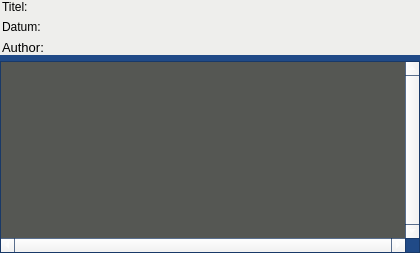
                 <widget class="DockPageTopicSummary" name="dockWidget_2">
                  <property name="palette">
                   <palette>
                    <active>
                     <colorrole role="WindowText">
                      <brush brushstyle="SolidPattern">
                       <color alpha="255">
                        <red>255</red>
                        <green>255</green>
                        <blue>255</blue>
                       </color>
                      </brush>
                     </colorrole>
                     <colorrole role="Text">
                      <brush brushstyle="SolidPattern">
                       <color alpha="255">
                        <red>255</red>
                        <green>255</green>
                        <blue>255</blue>
                       </color>
                      </brush>
                     </colorrole>
                     <colorrole role="Base">
                      <brush brushstyle="SolidPattern">
                       <color alpha="255">
                        <red>255</red>
                        <green>255</green>
                        <blue>255</blue>
                       </color>
                      </brush>
                     </colorrole>
                     <colorrole role="Window">
                      <brush brushstyle="SolidPattern">
                       <color alpha="255">
                        <red>32</red>
                        <green>74</green>
                        <blue>135</blue>
                       </color>
                      </brush>
                     </colorrole>
                    </active>
                    <inactive>
                     <colorrole role="WindowText">
                      <brush brushstyle="SolidPattern">
                       <color alpha="255">
                        <red>255</red>
                        <green>255</green>
                        <blue>255</blue>
                       </color>
                      </brush>
                     </colorrole>
                     <colorrole role="Text">
                      <brush brushstyle="SolidPattern">
                       <color alpha="255">
                        <red>255</red>
                        <green>255</green>
                        <blue>255</blue>
                       </color>
                      </brush>
                     </colorrole>
                     <colorrole role="Base">
                      <brush brushstyle="SolidPattern">
                       <color alpha="255">
                        <red>255</red>
                        <green>255</green>
                        <blue>255</blue>
                       </color>
                      </brush>
                     </colorrole>
                     <colorrole role="Window">
                      <brush brushstyle="SolidPattern">
                       <color alpha="255">
                        <red>32</red>
                        <green>74</green>
                        <blue>135</blue>
                       </color>
                      </brush>
                     </colorrole>
                    </inactive>
                    <disabled>
                     <colorrole role="WindowText">
                      <brush brushstyle="SolidPattern">
                       <color alpha="255">
                        <red>190</red>
                        <green>190</green>
                        <blue>190</blue>
                       </color>
                      </brush>
                     </colorrole>
                     <colorrole role="Text">
                      <brush brushstyle="SolidPattern">
                       <color alpha="255">
                        <red>190</red>
                        <green>190</green>
                        <blue>190</blue>
                       </color>
                      </brush>
                     </colorrole>
                     <colorrole role="Base">
                      <brush brushstyle="SolidPattern">
                       <color alpha="255">
                        <red>32</red>
                        <green>74</green>
                        <blue>135</blue>
                       </color>
                      </brush>
                     </colorrole>
                     <colorrole role="Window">
                      <brush brushstyle="SolidPattern">
                       <color alpha="255">
                        <red>32</red>
                        <green>74</green>
                        <blue>135</blue>
                       </color>
                      </brush>
                     </colorrole>
                    </disabled>
                   </palette>
                  </property>
                  <property name="autoFillBackground">
                   <bool>true</bool>
                  </property>
                  <property name="windowTitle">
                   <string>Topic-Content:</string>
                  </property>
                  <widget class="QWidget" name="dockWidgetContents_3">
                   <layout class="QVBoxLayout" name="verticalLayout_14">
                    <property name="spacing">
                     <number>6</number>
                    </property>
                    <property name="leftMargin">
                     <number>0</number>
                    </property>
                    <property name="topMargin">
                     <number>0</number>
                    </property>
                    <property name="rightMargin">
                     <number>0</number>
                    </property>
                    <property name="bottomMargin">
                     <number>0</number>
                    </property>
                    <item>
                     <widget class="QWidget" name="widget_7" native="true">
                      <property name="palette">
                       <palette>
                        <active>
                         <colorrole role="WindowText">
                          <brush brushstyle="SolidPattern">
                           <color alpha="255">
                            <red>0</red>
                            <green>0</green>
                            <blue>0</blue>
                           </color>
                          </brush>
                         </colorrole>
                         <colorrole role="Base">
                          <brush brushstyle="SolidPattern">
                           <color alpha="255">
                            <red>255</red>
                            <green>255</green>
                            <blue>255</blue>
                           </color>
                          </brush>
                         </colorrole>
                         <colorrole role="Window">
                          <brush brushstyle="SolidPattern">
                           <color alpha="255">
                            <red>238</red>
                            <green>238</green>
                            <blue>236</blue>
                           </color>
                          </brush>
                         </colorrole>
                        </active>
                        <inactive>
                         <colorrole role="WindowText">
                          <brush brushstyle="SolidPattern">
                           <color alpha="255">
                            <red>0</red>
                            <green>0</green>
                            <blue>0</blue>
                           </color>
                          </brush>
                         </colorrole>
                         <colorrole role="Base">
                          <brush brushstyle="SolidPattern">
                           <color alpha="255">
                            <red>255</red>
                            <green>255</green>
                            <blue>255</blue>
                           </color>
                          </brush>
                         </colorrole>
                         <colorrole role="Window">
                          <brush brushstyle="SolidPattern">
                           <color alpha="255">
                            <red>238</red>
                            <green>238</green>
                            <blue>236</blue>
                           </color>
                          </brush>
                         </colorrole>
                        </inactive>
                        <disabled>
                         <colorrole role="WindowText">
                          <brush brushstyle="SolidPattern">
                           <color alpha="255">
                            <red>190</red>
                            <green>190</green>
                            <blue>190</blue>
                           </color>
                          </brush>
                         </colorrole>
                         <colorrole role="Base">
                          <brush brushstyle="SolidPattern">
                           <color alpha="255">
                            <red>238</red>
                            <green>238</green>
                            <blue>236</blue>
                           </color>
                          </brush>
                         </colorrole>
                         <colorrole role="Window">
                          <brush brushstyle="SolidPattern">
                           <color alpha="255">
                            <red>238</red>
                            <green>238</green>
                            <blue>236</blue>
                           </color>
                          </brush>
                         </colorrole>
                        </disabled>
                       </palette>
                      </property>
                      <property name="autoFillBackground">
                       <bool>true</bool>
                      </property>
                      <layout class="QHBoxLayout" name="horizontalLayout_15">
                       <property name="leftMargin">
                        <number>2</number>
                       </property>
                       <property name="topMargin">
                        <number>0</number>
                       </property>
                       <property name="rightMargin">
                        <number>0</number>
                       </property>
                       <property name="bottomMargin">
                        <number>0</number>
                       </property>
                       <item>
                        <layout class="QVBoxLayout" name="verticalLayout_16">
                         <item>
                          <widget class="QLabel" name="topicTitle">
                           <property name="sizePolicy">
                            <sizepolicy hsizetype="Fixed" vsizetype="Minimum">
                             <horstretch>0</horstretch>
                             <verstretch>0</verstretch>
                            </sizepolicy>
                           </property>
                           <property name="minimumSize">
                            <size>
                             <width>0</width>
                             <height>0</height>
                            </size>
                           </property>
                           <property name="text">
                            <string>Titel:</string>
                           </property>
                          </widget>
                         </item>
                         <item>
                          <widget class="QLabel" name="label_3">
                           <property name="sizePolicy">
                            <sizepolicy hsizetype="Preferred" vsizetype="Expanding">
                             <horstretch>0</horstretch>
                             <verstretch>0</verstretch>
                            </sizepolicy>
                           </property>
                           <property name="font">
                            <font>
                             <weight>50</weight>
                             <bold>false</bold>
                            </font>
                           </property>
                           <property name="text">
                            <string>Datum:</string>
                           </property>
                          </widget>
                         </item>
                         <item>
                          <widget class="QLabel" name="label_4">
                           <property name="sizePolicy">
                            <sizepolicy hsizetype="Preferred" vsizetype="Expanding">
                             <horstretch>0</horstretch>
                             <verstretch>0</verstretch>
                            </sizepolicy>
                           </property>
                           <property name="font">
                            <font>
                             <pointsize>10</pointsize>
                             <weight>50</weight>
                             <bold>false</bold>
                            </font>
                           </property>
                           <property name="text">
                            <string>Author:</string>
                           </property>
                          </widget>
                         </item>
                        </layout>
                       </item>
                      </layout>
                     </widget>
                    </item>
                    <item>
                     <widget class="QPlainTextEdit" name="artikelTextBox">
                      <property name="sizePolicy">
                       <sizepolicy hsizetype="Preferred" vsizetype="Expanding">
                        <horstretch>0</horstretch>
                        <verstretch>0</verstretch>
                       </sizepolicy>
                      </property>
                      <property name="minimumSize">
                       <size>
                        <width>420</width>
                        <height>0</height>
                       </size>
                      </property>
                      <property name="palette">
                       <palette>
                        <active>
                         <colorrole role="WindowText">
                          <brush brushstyle="SolidPattern">
                           <color alpha="255">
                            <red>255</red>
                            <green>255</green>
                            <blue>255</blue>
                           </color>
                          </brush>
                         </colorrole>
                         <colorrole role="Text">
                          <brush brushstyle="SolidPattern">
                           <color alpha="255">
                            <red>255</red>
                            <green>255</green>
                            <blue>255</blue>
                           </color>
                          </brush>
                         </colorrole>
                         <colorrole role="ButtonText">
                          <brush brushstyle="SolidPattern">
                           <color alpha="255">
                            <red>255</red>
                            <green>255</green>
                            <blue>255</blue>
                           </color>
                          </brush>
                         </colorrole>
                         <colorrole role="Base">
                          <brush brushstyle="SolidPattern">
                           <color alpha="255">
                            <red>85</red>
                            <green>87</green>
                            <blue>83</blue>
                           </color>
                          </brush>
                         </colorrole>
                        </active>
                        <inactive>
                         <colorrole role="WindowText">
                          <brush brushstyle="SolidPattern">
                           <color alpha="255">
                            <red>255</red>
                            <green>255</green>
                            <blue>255</blue>
                           </color>
                          </brush>
                         </colorrole>
                         <colorrole role="Text">
                          <brush brushstyle="SolidPattern">
                           <color alpha="255">
                            <red>255</red>
                            <green>255</green>
                            <blue>255</blue>
                           </color>
                          </brush>
                         </colorrole>
                         <colorrole role="ButtonText">
                          <brush brushstyle="SolidPattern">
                           <color alpha="255">
                            <red>255</red>
                            <green>255</green>
                            <blue>255</blue>
                           </color>
                          </brush>
                         </colorrole>
                         <colorrole role="Base">
                          <brush brushstyle="SolidPattern">
                           <color alpha="255">
                            <red>85</red>
                            <green>87</green>
                            <blue>83</blue>
                           </color>
                          </brush>
                         </colorrole>
                        </inactive>
                        <disabled>
                         <colorrole role="WindowText">
                          <brush brushstyle="SolidPattern">
                           <color alpha="255">
                            <red>190</red>
                            <green>190</green>
                            <blue>190</blue>
                           </color>
                          </brush>
                         </colorrole>
                         <colorrole role="Text">
                          <brush brushstyle="SolidPattern">
                           <color alpha="255">
                            <red>190</red>
                            <green>190</green>
                            <blue>190</blue>
                           </color>
                          </brush>
                         </colorrole>
                         <colorrole role="ButtonText">
                          <brush brushstyle="SolidPattern">
                           <color alpha="255">
                            <red>190</red>
                            <green>190</green>
                            <blue>190</blue>
                           </color>
                          </brush>
                         </colorrole>
                         <colorrole role="Base">
                          <brush brushstyle="SolidPattern">
                           <color alpha="255">
                            <red>32</red>
                            <green>74</green>
                            <blue>135</blue>
                           </color>
                          </brush>
                         </colorrole>
                        </disabled>
                       </palette>
                      </property>
                      <property name="font">
                       <font>
                        <pointsize>10</pointsize>
                       </font>
                      </property>
                      <property name="verticalScrollBarPolicy">
                       <enum>Qt::ScrollBarAlwaysOn</enum>
                      </property>
                      <property name="horizontalScrollBarPolicy">
                       <enum>Qt::ScrollBarAlwaysOn</enum>
                      </property>
                     </widget>
                    </item>
                   </layout>
                  </widget>
                 </widget>
